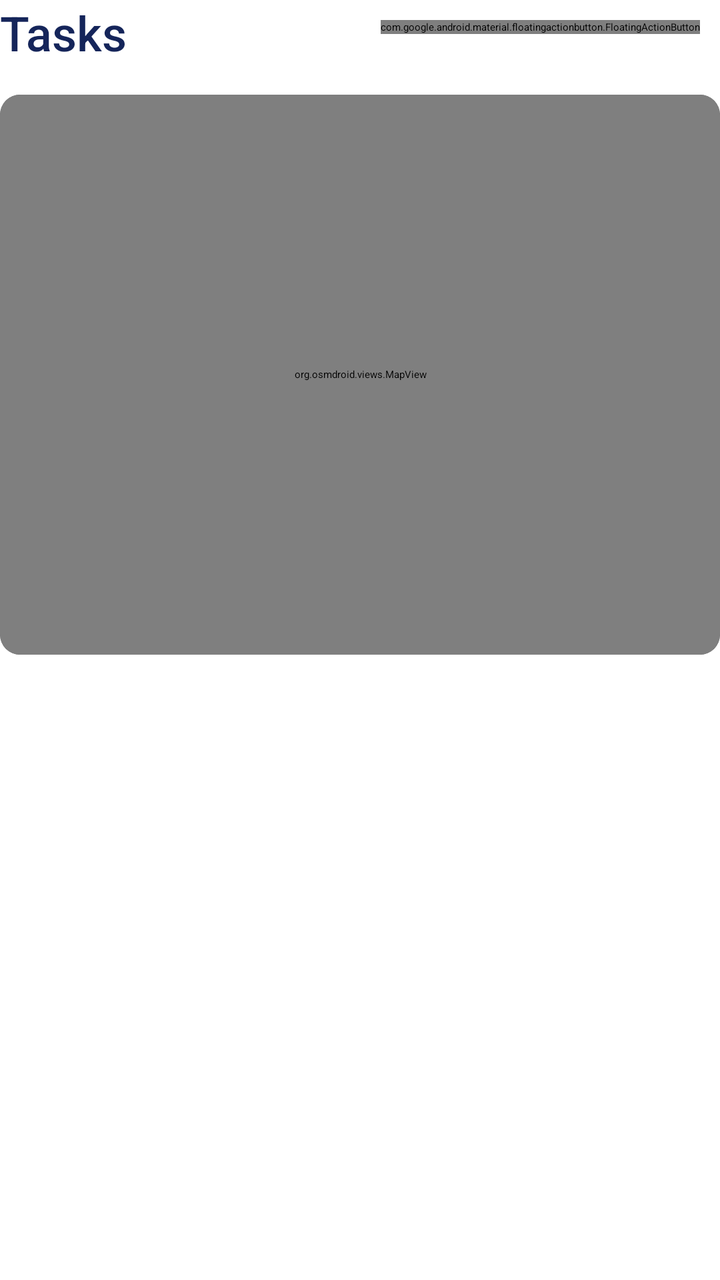
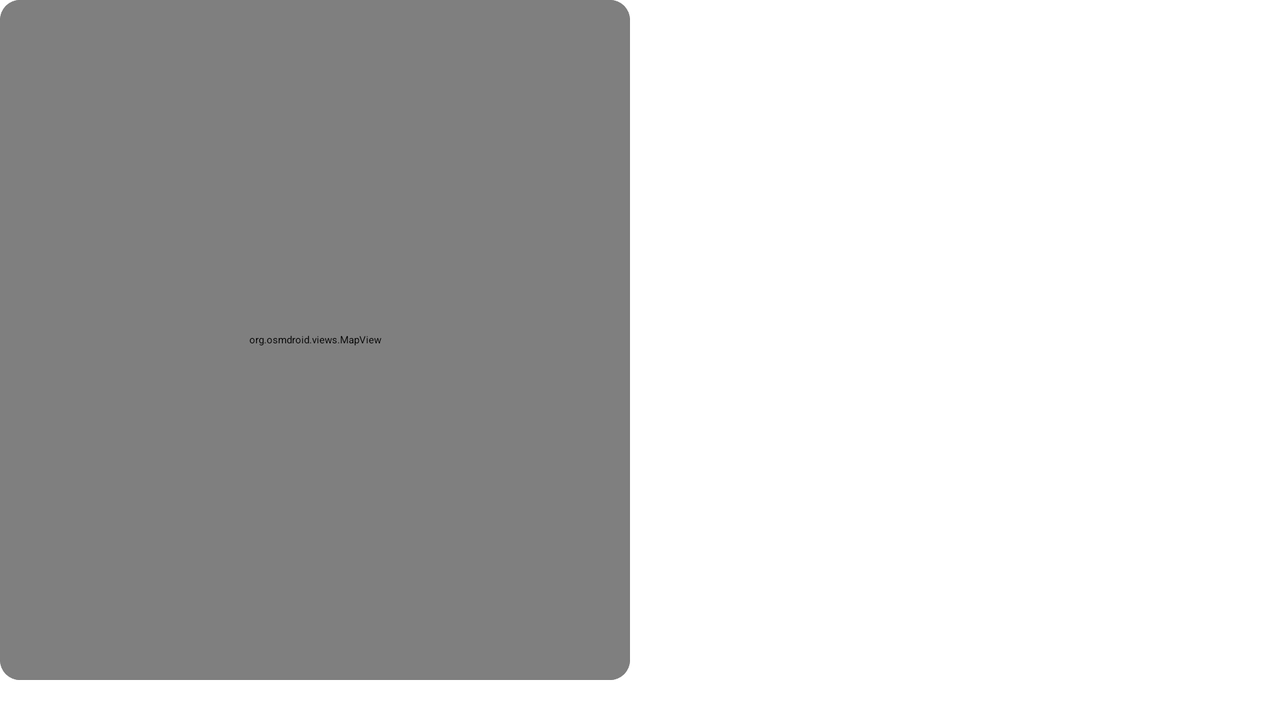

An Android layout and its configuration variant, each rendered on a device that would load it. The default file and the variant file are quoted in full after the pictures.
<!-- AndroidManifest.xml: application theme Theme.GeoNotif -->
<!-- res/layout/fragment_tasks.xml -->
<?xml version="1.0" encoding="utf-8"?>
<FrameLayout xmlns:android="http://schemas.android.com/apk/res/android"
    xmlns:app="http://schemas.android.com/apk/res-auto"
    xmlns:tools="http://schemas.android.com/tools"
    android:layout_width="match_parent"
    android:layout_height="match_parent"
    tools:context=".TasksFragment">

    <androidx.constraintlayout.widget.ConstraintLayout
        android:layout_width="match_parent"
        android:layout_height="match_parent">

        <TextView
            android:id="@+id/GroupTasksTitle"
            android:layout_width="wrap_content"
            android:layout_height="wrap_content"
            android:fontFamily="sans-serif-medium"
            android:text="Tasks"
            android:textColor="@color/primary_text"
            android:textSize="24sp"
            app:layout_constraintStart_toStartOf="parent"
            app:layout_constraintTop_toTopOf="parent" />

        <com.google.android.material.floatingactionbutton.FloatingActionButton
            android:id="@+id/AddTaskButton"
            android:layout_width="wrap_content"
            android:layout_height="wrap_content"
            android:layout_marginTop="10dp"
            android:layout_marginEnd="10dp"
            android:clickable="true"
            android:src="@android:drawable/ic_input_add"
            app:backgroundTint="@color/white"
            app:layout_constraintEnd_toEndOf="parent"
            app:layout_constraintTop_toTopOf="parent"
            app:maxImageSize="35dp"
            app:tint="@color/primary_highlight"
            tools:ignore="SpeakableTextPresentCheck" />

        <androidx.cardview.widget.CardView
            android:id="@+id/TasksMapContainer"
            android:layout_width="match_parent"
            android:layout_height="wrap_content"
            android:layout_marginTop="15dp"
            app:cardCornerRadius="10dp"
            app:layout_constraintTop_toBottomOf="@+id/GroupTasksTitle">

            <org.osmdroid.views.MapView
                android:id="@+id/TasksMapView"
                android:layout_width="match_parent"
                android:layout_height="280dp">

            </org.osmdroid.views.MapView>
        </androidx.cardview.widget.CardView>

        <View
            android:id="@+id/divider2"
            android:layout_width="match_parent"
            android:layout_height="1dp"
            android:layout_marginTop="20dp"
            android:background="?android:attr/listDivider"
            app:layout_constraintTop_toBottomOf="@+id/TasksMapContainer" />

        <androidx.constraintlayout.widget.ConstraintLayout
            android:id="@+id/TasksConstraintLayout"
            android:layout_width="match_parent"
            android:layout_height="0dp"
            app:layout_constraintBottom_toBottomOf="parent"
            app:layout_constraintTop_toBottomOf="@+id/divider2">

            <TextView
                android:id="@+id/NoTasksTextView"
                android:layout_width="wrap_content"
                android:layout_height="wrap_content"
                android:layout_marginTop="50dp"
                android:text="No tasks!"
                android:visibility="invisible"
                app:layout_constraintEnd_toEndOf="parent"
                app:layout_constraintStart_toStartOf="parent"
                app:layout_constraintTop_toTopOf="@+id/TasksConstraintLayout" />

            <ProgressBar
                android:id="@+id/TasksLoadingSpinner"
                style="?android:attr/progressBarStyle"
                android:layout_width="wrap_content"
                android:layout_height="wrap_content"
                android:layout_marginTop="50dp"
                android:indeterminateTint="@color/primary"
                android:visibility="visible"
                app:layout_constraintEnd_toEndOf="parent"
                app:layout_constraintStart_toStartOf="parent"
                app:layout_constraintTop_toTopOf="@+id/TasksConstraintLayout" />

            <ScrollView
                android:id="@+id/TasksScrollView"
                android:layout_width="match_parent"
                android:layout_height="match_parent"
                android:scrollbars="none"
                android:visibility="gone"
                app:layout_constraintTop_toTopOf="@+id/TasksConstraintLayout">

                <androidx.recyclerview.widget.RecyclerView
                    android:id="@+id/TasksRecyclerView"
                    android:layout_width="match_parent"
                    android:layout_height="match_parent" />
            </ScrollView>
        </androidx.constraintlayout.widget.ConstraintLayout>


    </androidx.constraintlayout.widget.ConstraintLayout>

</FrameLayout>
<!-- resources referenced by this layout -->
<resources>
  <color name="primary">#15255A</color>
  <color name="primary_highlight">#E91E63</color>
  <color name="primary_text">#15255A</color>
  <color name="white">#FFFFFFFF</color>
  <style name="Theme.GeoNotif" parent="Theme.MaterialComponents.Light.NoActionBar">
          
          <item name="colorPrimary">@color/primary_highlight</item>
          <item name="colorPrimaryVariant">@color/purple_700</item>
          <item name="colorOnPrimary">@color/black</item>
          
          <item name="colorSecondary">@color/teal_200</item>
          <item name="colorSecondaryVariant">@color/teal_200</item>
          <item name="colorOnSecondary">@color/black</item>
          
          <item name="android:statusBarColor">@color/primary</item>
          
      </style>
  <color name="purple_700">#FF3700B3</color>
  <color name="black">#FF000000</color>
  <color name="teal_200">#FF03DAC5</color>
</resources>
<!-- res/layout-land/fragment_tasks.xml (the repository's variant of the layout above) -->
<!-- drawn on the phone turned sideways -->
<?xml version="1.0" encoding="utf-8"?>
<FrameLayout xmlns:android="http://schemas.android.com/apk/res/android"
    xmlns:app="http://schemas.android.com/apk/res-auto"
    xmlns:tools="http://schemas.android.com/tools"
    android:layout_width="match_parent"
    android:layout_height="match_parent"
    tools:context=".TasksFragment">

    <androidx.constraintlayout.widget.ConstraintLayout
        android:layout_width="match_parent"
        android:layout_height="match_parent"
        android:layout_marginBottom="20dp">

        <com.google.android.material.floatingactionbutton.FloatingActionButton
            android:id="@+id/AddTaskButton"
            android:layout_width="wrap_content"
            android:layout_height="wrap_content"
            android:layout_marginStart="15dp"
            android:layout_marginTop="10dp"
            android:clickable="true"
            android:src="@android:drawable/ic_input_add"
            app:backgroundTint="@color/white"
            app:layout_constraintStart_toStartOf="parent"
            app:layout_constraintTop_toTopOf="parent"
            app:maxImageSize="35dp"
            app:tint="@color/primary_highlight" />

        <LinearLayout
            android:layout_width="match_parent"
            android:layout_height="match_parent"
            android:orientation="horizontal"
            app:layout_constraintBottom_toBottomOf="parent"
            app:layout_constraintEnd_toEndOf="parent"
            app:layout_constraintStart_toStartOf="parent"
            app:layout_constraintTop_toTopOf="parent">

            <androidx.cardview.widget.CardView
                android:id="@+id/TasksMapContainer"
                android:layout_width="match_parent"
                android:layout_height="match_parent"
                android:layout_weight="1"
                app:cardCornerRadius="10dp"
                app:layout_constraintTop_toBottomOf="@+id/GroupTasksTitle">

                <org.osmdroid.views.MapView
                    android:id="@+id/TasksMapView"
                    android:layout_width="match_parent"
                    android:layout_height="match_parent">

                </org.osmdroid.views.MapView>
            </androidx.cardview.widget.CardView>

            <Space
                android:layout_width="10dp"
                android:layout_height="wrap_content"/>

            <androidx.constraintlayout.widget.ConstraintLayout
                android:id="@+id/TasksConstraintLayout"
                android:layout_width="match_parent"
                android:layout_height="match_parent"
                android:layout_weight="1">

                <ProgressBar
                    android:id="@+id/TasksLoadingSpinner"
                    style="?android:attr/progressBarStyle"
                    android:layout_width="wrap_content"
                    android:layout_height="wrap_content"
                    android:layout_marginTop="50dp"
                    android:indeterminateTint="@color/primary"
                    android:visibility="invisible"
                    app:layout_constraintEnd_toEndOf="parent"
                    app:layout_constraintStart_toStartOf="parent"
                    app:layout_constraintTop_toTopOf="@+id/TasksConstraintLayout" />

                <TextView
                    android:id="@+id/NoTasksTextView"
                    android:layout_width="wrap_content"
                    android:layout_height="wrap_content"
                    android:layout_marginTop="50dp"
                    android:text="No tasks!"
                    android:visibility="invisible"
                    app:layout_constraintEnd_toEndOf="parent"
                    app:layout_constraintStart_toStartOf="parent"
                    app:layout_constraintTop_toTopOf="@+id/TasksConstraintLayout" />

                <ScrollView
                    android:id="@+id/TasksScrollView"
                    android:layout_width="match_parent"
                    android:layout_height="match_parent"
                    android:layout_weight="1"
                    android:scrollbars="none"
                    android:visibility="gone"
                    app:layout_constraintBottom_toBottomOf="parent"
                    app:layout_constraintEnd_toEndOf="parent"
                    app:layout_constraintStart_toStartOf="parent"
                    app:layout_constraintTop_toBottomOf="@+id/divider2">

                    <LinearLayout
                        android:layout_width="match_parent"
                        android:layout_height="match_parent"
                        android:layout_weight="1"
                        android:orientation="vertical">

                        <TextView
                            android:id="@+id/tasksTitle"
                            android:layout_width="wrap_content"
                            android:layout_height="wrap_content"
                            android:layout_marginBottom="10dp"
                            android:fontFamily="sans-serif-medium"
                            android:text="Tasks"
                            android:textColor="@color/primary_text"
                            android:textSize="24sp"
                            app:layout_constraintStart_toStartOf="parent"
                            app:layout_constraintTop_toTopOf="parent" />

                        <androidx.recyclerview.widget.RecyclerView
                            android:id="@+id/TasksRecyclerView"
                            android:layout_width="match_parent"
                            android:layout_height="match_parent" />

                    </LinearLayout>


                </ScrollView>
            </androidx.constraintlayout.widget.ConstraintLayout>


        </LinearLayout>
    </androidx.constraintlayout.widget.ConstraintLayout>

</FrameLayout>
